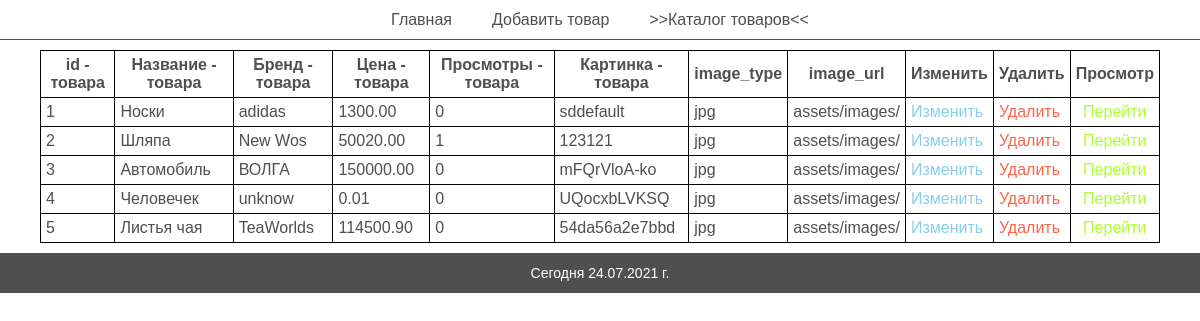
Screenshot of /administration/admin-panel.php with the database file from the repository.
### tables this page shows
CREATE TABLE `catalog` (
  `id` int(10) UNSIGNED NOT NULL,
  `name` varchar(128) NOT NULL,
  `branch_id` int(10) UNSIGNED DEFAULT NULL,
  `price` decimal(10,2) NOT NULL,
  `views` int(10) UNSIGNED NOT NULL DEFAULT 0
);

CREATE TABLE `galary` (
  `id` int(10) UNSIGNED NOT NULL,
  `image_name` varchar(128) NOT NULL,
  `type` varchar(128) NOT NULL,
  `url` varchar(128) NOT NULL,
  `id_product` int(10) UNSIGNED DEFAULT NULL
);

### administration/components/elements/output.php (the view)
<?php
$catalog = "SELECT *
FROM catalog
INNER JOIN branch
ON catalog.branch_id=branch.id
INNER JOIN galary
ON galary.id_product=catalog.id";
$catalog_req = requestInDataBase($catalog);
echo "<table>
    <tr class='tr__title'>
        <td>id - товара</td>
        <td>Название - товара</td>
        <td>Бренд - товара</td>
        <td>Цена - товара</td>
        <td>Просмотры - товара</td>
        <td>Картинка - товара</td>
        <td>image_type</td>
        <td>image_url</td>
        <td>Изменить</td>
        <td>Удалить</td>
        <td>Просмотр</td>
    </tr>";
while ($catalog_row = mysqli_fetch_array($catalog_req)) {
    echo "
    <tr>
        <td>{$catalog_row['id']}</td>
        " . abbreiatTxtAddTeg($catalog_row['name']) . "
        " . abbreiatTxtAddTeg($catalog_row['branch_name']) . "
        <td>{$catalog_row['price']}</td>
        <td>{$catalog_row['views']}</td>
        " . abbreiatTxtAddTeg($catalog_row['image_name']) . "
        " . abbreiatTxtAddTeg($catalog_row['type']) . "
        " . abbreiatTxtAddTeg($catalog_row['url']) . "
        <td class='td__link--edit'>
            <a href='admin-panel.php?page=admin-panel--edit&id_product={$catalog_row['id']}'>Изменить</a>
        </td>
        <td class='td__link--dell'>
            <a href='#' data-id='{$catalog_row['id']}'>Удалить</a>
        </td>
        <td class='td__link--next'>
            <a href='admin-panel.php?page=admin-panel--tovar&id_product={$catalog_row['id']}'>Перейти</a>
        </td>
    </tr>";
}
echo "</table><div class='pop_up'></div>";

### administration/components/requests/functions.php (shortened to what this page needs)
<?php
function joinContent($body)
{
    $default_dir = "components/elements/";
    switch ($body) {
        case 'header':
            $req = require_once($default_dir . "header.php");
        break;
        case 'footer':
            $req = require_once($default_dir . "footer.php");
        break;
    }
}
function requestInDataBase($sql)
{
    global $connect;
    if (!mysqli_query($connect, $sql))
        echo "Error: " . $sql . "<br>" . mysqli_error($connect);
    else
        return mysqli_query($connect, $sql);
}
function abbreiatTxtAddTeg($text)
{
    if (count(preg_split('//u', $text)) > 16)
        return "<td class='text__hidden'><span>$text</span></td>";
    else
        return "<td>$text</td>";
}

### assets/css/nullstyle.css (style rules this page uses)
*, *::before, *::after { margin: 0; padding: 0; box-sizing: border-box; outline: none; font-family: Arial, sans-serif; color: #4f4f4f; }
a { text-decoration: none; }

### administration/assets/css/style.css (style rules this page uses)
table, td, th { border: 1px solid black; }
table { width: 100%; border-collapse: collapse; }
td { padding: 5px; }
.tr__title { font-weight: bold; text-align: center; }
.td__link--edit a { color: skyblue; }
.td__link--dell a { color: tomato; }
.td__link--next { text-align: center; }
.td__link--next a { color: greenyellow; }

### rows the page displays
catalog: galary.id "1", name "Носки adidas sddefault jpg assets/images/", price "1300.00", views "0"
catalog: galary.id "2", name "Шляпа New Wos 123121 jpg assets/images/", price "50020.00", views "1"
catalog: galary.id "3", name "Автомобиль ВОЛГА mFQrVloA-ko jpg assets/images/", price "150000.00", views "0"
catalog: galary.id "4", name "Человечек unknow UQocxbLVKSQ jpg assets/images/", price "0.01", views "0"
catalog: galary.id "5", name "Листья чая TeaWorlds 54da56a2e7bbd jpg assets/images/", price "114500.90", views "0"
